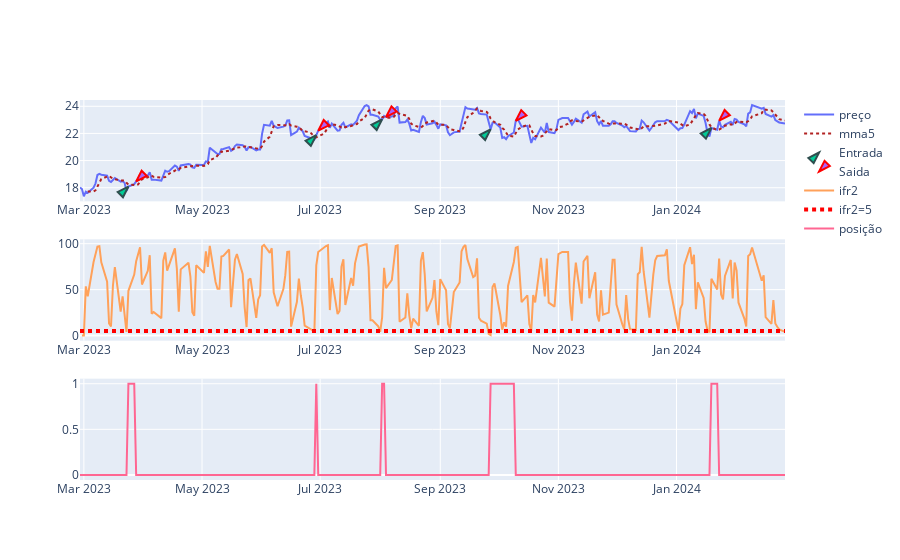

Here is the notebook cell this chart was saved with:
### Code cell
import plotly.graph_objects as go
from plotly.subplots import make_subplots

df['Close '+ativo].rolling(5).mean() 


fig = make_subplots(rows=3, cols=1) #go.Figure()
fig.add_trace(go.Scatter(x = df.index , y = df['Close '+ativo].values , name="preço"),1,1)
fig.add_trace(go.Scatter(x = df.index , y =  df['Close '+ativo].rolling(5).mean(), mode='lines', 
                         line=dict(color='firebrick', width=2, dash='dot'), name="mma5"),1,1)

fig.add_trace(go.Scatter(x = df.loc[entra].index, y = df.loc[entra]['Close '+ativo] , mode='markers' ,name='Entrada',
                             marker=dict(size=12, symbol="arrow", angle=45, line=dict(width=2, color="DarkSlateGrey"))
                         ),1,1)
fig.update_traces(
    marker=dict(size=12, symbol="arrow", angle=45, line=dict(width=2, color="DarkSlateGrey")),
    selector=dict(mode="markers"),
)
fig.add_trace(go.Scatter(x = df.loc[sai].index, y = df.loc[sai]['Close '+ativo] , mode='markers' ,name='Saida',
                         marker=dict(size=12, symbol="arrow", angle=-135, line=dict(width=2, color="red"))
                         ),1,1)
fig.add_trace(go.Scatter(x = df.index , y = IFR[ativo].values , name="ifr2"),2,1)
fig.add_trace(go.Scatter(x = df.index , y = [5]*len(df.index) , name="ifr2=5", mode='lines', 
              line=dict(color='red', width=4, dash='dot')),2,1)

fig.add_trace(go.Scatter(x =posicao.index , y = posicao['pos'] , mode='lines', name="posição"),3,1)


fig.show()

### Figure 1 — Plotly figure (JSON) as saved in the notebook; plotly's stock layout.template omitted (floating-point values rounded to 4 significant figures; data arrays with more than 128 entries replaced by an {"elided": "..."} marker saying what was removed)
{"data": [{"name": "preço", "type": "scatter", "x": {"elided": "248 str values"}, "xaxis": "x", "y": {"elided": "248 float values"}, "yaxis": "y"}, {"line": {"color": "firebrick", "dash": "dot", "width": 2}, "mode": "lines", "name": "mma5", "type": "scatter", "x": {"elided": "248 str values"}, "xaxis": "x", "y": {"elided": "248 float values"}, "yaxis": "y"}, {"marker": {"angle": 45, "line": {"color": "DarkSlateGrey", "width": 2}, "size": 12, "symbol": "arrow"}, "mode": "markers", "name": "Entrada", "type": "scatter", "x": ["2023-03-24T00:00:00", "2023-06-29T00:00:00", "2023-08-02T00:00:00", "2023-09-27T00:00:00", "2024-01-19T00:00:00"], "xaxis": "x", "y": [18.09, 21.87, 23.04, 22.3, 22.4], "yaxis": "y"}, {"marker": {"angle": -135, "line": {"color": "red", "width": 2}, "size": 12, "symbol": "arrow"}, "mode": "markers", "name": "Saida", "type": "scatter", "x": ["2023-03-28T00:00:00", "2023-06-30T00:00:00", "2023-08-04T00:00:00", "2023-10-10T00:00:00", "2024-01-23T00:00:00"], "xaxis": "x", "y": [18.47, 22.2, 23.21, 22.93, 22.94], "yaxis": "y"}, {"name": "ifr2", "type": "scatter", "x": {"elided": "248 str values"}, "xaxis": "x2", "y": {"elided": "248 float values"}, "yaxis": "y2"}, {"line": {"color": "red", "dash": "dot", "width": 4}, "mode": "lines", "name": "ifr2=5", "type": "scatter", "x": {"elided": "248 str values"}, "xaxis": "x2", "y": {"elided": "248 int values"}, "yaxis": "y2"}, {"mode": "lines", "name": "posição", "type": "scatter", "x": {"elided": "248 str values"}, "xaxis": "x3", "y": {"elided": "248 int values"}, "yaxis": "y3"}], "layout": {"xaxis": {"anchor": "y", "domain": [0, 1]}, "xaxis2": {"anchor": "y2", "domain": [0, 1]}, "xaxis3": {"anchor": "y3", "domain": [0, 1]}, "yaxis": {"anchor": "x", "domain": [0.7333, 1]}, "yaxis2": {"anchor": "x2", "domain": [0.3667, 0.6333]}, "yaxis3": {"anchor": "x3", "domain": [0, 0.2667]}}}
